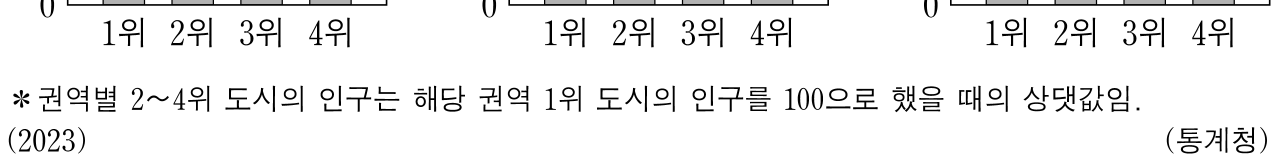
#> input picture planning/specs/exam-samples/absbar/2025_09_korgeo-q17-1.png, 2553 x 328 px, given in place of 2026_11_korgeo-q11.png, which was not available (shown at 1/2 size)
$ python overlay.py ../../specs/exam-samples/absbar/2025_09_korgeo-q17-1.png
#> lines starting #> are read from the running program, lines starting #| are printed output that depends on the picture; after the words box and inside, x2 and y2 are one past the last pixel; in counts of white or black regions, pixels touching at a corner belong together; pictures that were not available may be replaced by others from this repository, and a replacement may not be noted
### planning/tools/exam-measure/common.py
# © 2026 김용현
"""시험지 실측 도구 공통 — 표본 PDF 목록과 글꼴 이름 풀기."""
import re
import sys
from pathlib import Path

ROOT = Path(r"C:\Users\김용현\Desktop\vibecoding\tongsarang\모의고사")
SUBJECTS = {"한국지리": "korgeo", "세계지리": "wgeo", "경제": "econ", "사회문화": "socul"}
YEARS = ("2025", "2026", "2027")
MONTHS = ("06", "09", "11")
REPO = Path(__file__).resolve().parents[3]
SAMPLES = REPO / "planning" / "specs" / "exam-samples"
WORK = SAMPLES / "_work"


def utf8_stdout():
    sys.stdout.reconfigure(encoding="utf-8")


# [17 lines left out: functions exam_pdfs, font_name, not called in this run]

### planning/tools/exam-measure/overlay.py
# © 2026 김용현
"""시험지 표본 위에 다시 그린 그림을 겹친다 → exam-samples/_work/overlay/<type>-<sample>.png
두 그림의 축 틀(가장 긴 가로선 = 가로축, 그 왼쪽 끝에서 위로 = 세로축)을 찾아 맞춘다.
표본 = 빨강, 다시 그린 것 = 파랑, 겹친 잉크 = 검정."""
import sys
from pathlib import Path

import numpy as np
from PIL import Image

sys.path.insert(0, str(Path(__file__).resolve().parent))  # -I(=-P) 는 스크립트 폴더를 넣지 않는다
from common import SAMPLES, WORK, utf8_stdout

INK = 128
# 세로축 잉크를 따라 올라갈 때 건너뛸 수 있는 빈칸 (빈 기호 지름쯤)
GAP = 12
# (표본 폴더, 위에서 아래로 이어 붙일 표본 이름들, 가로로 잘라 쓸 비율) — exam-overlay-cases.ts 와 같다
PAIRS = [
    ("absbar", ["2026_11_korgeo-q11"], None),
    ("line", ["2026_11_wgeo-q10"], (0.0, 0.5)),                           # 패널 둘 중 왼쪽
    ("stacked", ["2027_09_korgeo-q14"], None),
    ("pyramid", ["2026_09_wgeo-q10", "2026_09_wgeo-q10-1"], (0.0, 0.34)),  # 가로축이 둘째 그림에 있다 · 패널 셋 중 첫째
]


def longest_run(row):
    """한 줄에서 가장 긴 잉크 연속 구간 (시작, 끝) — 없으면 None"""
    xs = np.nonzero(row)[0]
    if xs.size == 0:
        return None
    breaks = np.nonzero(np.diff(xs) > 1)[0]
    starts = np.concatenate(([0], breaks + 1))
    ends = np.concatenate((breaks, [xs.size - 1]))
    k = int(np.argmax(ends - starts))
    return int(xs[starts[k]]), int(xs[ends[k]])


def axis_frame(a):
    """(x0, x1, y_top, y_base) — 가로축 선의 시작·끝 x, 세로축 맨 위 y, 가로축 맨 아래 줄 y.

    줄마다 **이어진** 잉크 가장 긴 토막을 선으로 본다 — 줄 전체 잉크 수로 고르면 축 왼쪽의
    눈금 숫자 「0」 이 선 시작으로 잡힌다. 길이가 가로축만 한 선(닫힌 틀의 윗변, 범례 상자의 변)이
    여럿일 수 있다 — 그 왼쪽 끝(축 굵기·바깥 눈금만큼 9칸)에서 위로 이어진 잉크(세로축)가 가장 긴 선을
    가로축으로 친다."""
    ink = a < INK
    runs = [longest_run(ink[y]) for y in range(ink.shape[0])]
    lens = np.array([0 if r is None else r[1] - r[0] + 1 for r in runs])
    best = None
    for y in np.nonzero(lens >= lens.max() * 0.8)[0]:
        x0, x1 = runs[y]
        top = int(y)
        for x in range(x0, min(x0 + 9, ink.shape[1])):
            t, gap = int(y), 0
            # 축 위에 얹힌 빈 기호(흰 속)가 축을 몇 px 끊는다 — GAP 까지는 건너뛴다
            for yy in range(int(y) - 1, -1, -1):
                if ink[yy, x]:
                    t, gap = yy, 0
                else:
                    gap += 1
                    if gap > GAP:
                        break
            top = min(top, t)
        run = int(y) - top
        if best is None or run > best[0] or (run == best[0] and y > best[1]):
            best = (run, int(y), x0, x1, top)
    _, y_base, x0, x1, y_top = best
    return x0, x1, y_top, y_base


def load_sample(d, names, xfrac):
    """표본 조각들을 위아래로 이어 붙이고(같은 폭으로), 필요하면 가로로 잘라 낸다."""
    parts = [gray(SAMPLES / d / f"{n}.png") for n in names]
    w = min(p.shape[1] for p in parts)
    a = np.vstack([p[:, :w] for p in parts])
    if xfrac:
        a = a[:, int(w * xfrac[0]): int(w * xfrac[1])]
    return a


def gray(path):
    return np.array(Image.open(path).convert("L"))


def overlay(s, rendered_png, out_png):
    r = gray(rendered_png)
    sx0, sx1, sy0, sy1 = axis_frame(s)
    rx0, rx1, ry0, ry1 = axis_frame(r)
    kx = (sx1 - sx0) / max(1, rx1 - rx0)
    ky = (sy1 - sy0) / max(1, ry1 - ry0)
    r2 = Image.fromarray(r).resize((max(1, round(r.shape[1] * kx)), max(1, round(r.shape[0] * ky))), Image.BILINEAR)
    canvas = Image.new("L", (s.shape[1], s.shape[0]), 255)
    canvas.paste(r2, (round(sx0 - rx0 * kx), round(sy0 - ry0 * ky)))
    rr = np.array(canvas)
    out = np.full(s.shape + (3,), 255, np.uint8)
    si, ri = s < INK, rr < INK
    out[si & ~ri] = (220, 0, 0)
    out[ri & ~si] = (0, 90, 255)
    out[si & ri] = (0, 0, 0)
    Image.fromarray(out).save(out_png)
    return kx, ky


def main(rendered_dir):
    utf8_stdout()
    out_dir = WORK / "overlay"
    out_dir.mkdir(parents=True, exist_ok=True)
    for d, names, xfrac in PAIRS:
        name = names[0]
        rendered = Path(rendered_dir) / f"{d}-{name}.png"
        kx, ky = overlay(load_sample(d, names, xfrac), rendered, out_dir / f"{d}-{name}.png")
#> in gray, returned value is the input picture: shape (328, 2553); min 0, max 255, mean 239.8
#> in load_sample, `parts = [gray(SAMPLES / d / f"{n}.png") for n in names]`: parts = 1 item
#> in load_sample, `w = min(p.shape[1] for p in parts)`: w = 2553
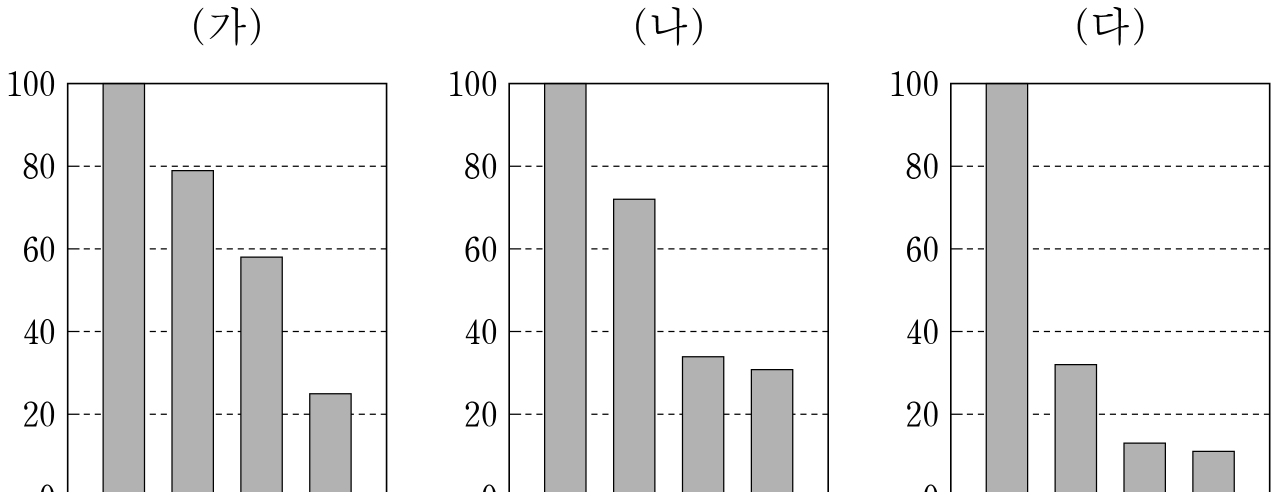
#> input picture planning/specs/exam-samples/absbar/2025_09_korgeo-q17.png, 2553 x 984 px, given in place of absbar-2026_11_korgeo-q11.png, which was not available (shown at 1/2 size)
#> in gray, returned value is the input picture: shape (984, 2553); min 0, max 255, mean 234.1
#> in axis_frame, `ink = a < INK`:
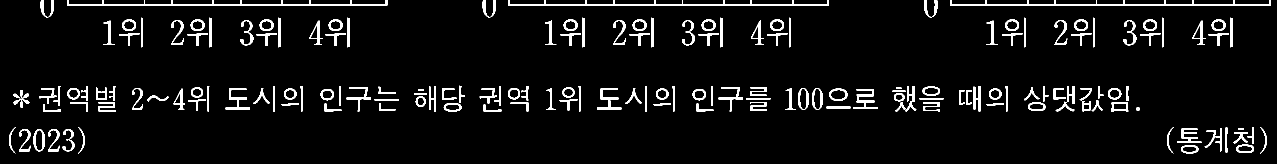
#> ink: shape (328, 2553) bool (shown at 1/2 size); 5.6% white; 171 white regions, largest, box (x1, y1, x2, y2) and area: (134, 0, 775, 12) 2781, (1900, 0, 2541, 12) 2775, (1017, 0, 1658, 12) 2774
#> in longest_run, `xs = np.nonzero(row)[0]`: xs = 115 values from 82 to 2540
#> in longest_run, `breaks = np.nonzero(np.diff(xs) > 1)[0]`: breaks = 35 values from 4 to 111
#> in longest_run, `starts = np.concatenate(([0], breaks + 1))`: starts = 36 values from 0 to 112
#> in longest_run, `ends = np.concatenate((breaks, [xs.size - 1]))`: ends = 36 values from 4 to 114
#> in longest_run, `k = int(np.argmax(ends - starts))`: k = 0
#> in axis_frame, `runs = [longest_run(ink[y]) for y in range(ink.shape[0])]`: runs = 328 items, first 6: (82, 86), (102, 107), (102, 107), (81, 86), (81, 86), (81, 86)
#> in axis_frame, `lens = np.array([0 if r is None else r[1] - r[0] + 1 for r in runs])`: lens = 328 values, max 641 at index 8, min 0 at index 95, mean 17.33
#> the loop in axis_frame, `for y in np.nonzero(lens >= lens.max() * 0.8)[0]:` made 3 passes
#> best on passes 1 to 3: (8, 8, 134, 774, 0), (9, 9, 134, 774, 0), (10, 10, 134, 774, 0)
#> in axis_frame, `_, y_base, x0, x1, y_top = best`: y_base = 10; y_top = 0
#> in overlay, `sx0, sx1, sy0, sy1 = axis_frame(s)`: sx0 = 134; sx1 = 774; sy0 = 0; sy1 = 10
#> in axis_frame (call 2), `ink = a < INK`:
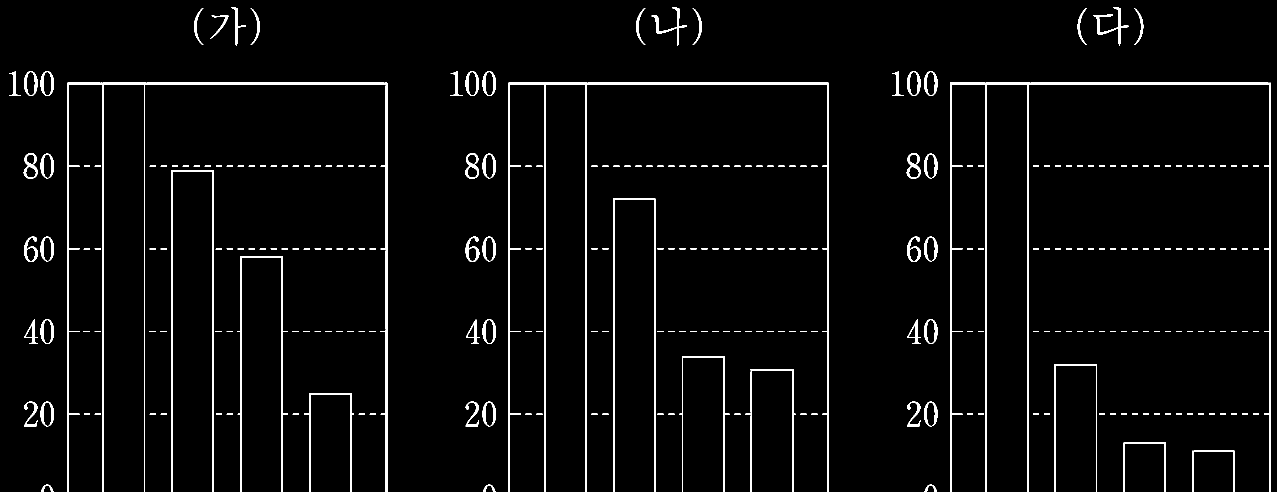
#> ink: shape (984, 2553) bool (shown at 1/2 size); 3.3% white; 281 white regions, largest, box (x1, y1, x2, y2) and area: (1900, 165, 2541, 984) 12690, (134, 165, 775, 984) 12678, (1017, 165, 1658, 984) 11879
#> in axis_frame (call 2), `runs = [longest_run(ink[y]) for y in range(ink.shape[0])]`: runs = 984 items
#> in axis_frame (call 2), `lens = np.array([0 if r is None else r[1] - r[0] + 1 for r in runs])`: lens = 984 values, max 641 at index 166, min 0 at index 0, mean 9.73
#> the loop in axis_frame (call 2), `for y in np.nonzero(lens >= lens.max() * 0.8)[0]:` made 3 passes
#> best on passes 1 to 3: (1, 166, 134, 774, 165), (2, 167, 134, 774, 165), (3, 168, 134, 774, 165)
#> in axis_frame (call 2), `_, y_base, x0, x1, y_top = best`: y_base = 168; y_top = 165
#> in overlay, `rx0, rx1, ry0, ry1 = axis_frame(r)`: rx0 = 134; rx1 = 774; ry0 = 165; ry1 = 168
#> in overlay, `kx = (sx1 - sx0) / max(1, rx1 - rx0)`: kx = 1
#> in overlay, `ky = (sy1 - sy0) / max(1, ry1 - ry0)`: ky = 3.33
#> in overlay, `r2 = Image.fromarray(r).resize((max(1, round(r.shape[1] * kx)), max(1,..`:
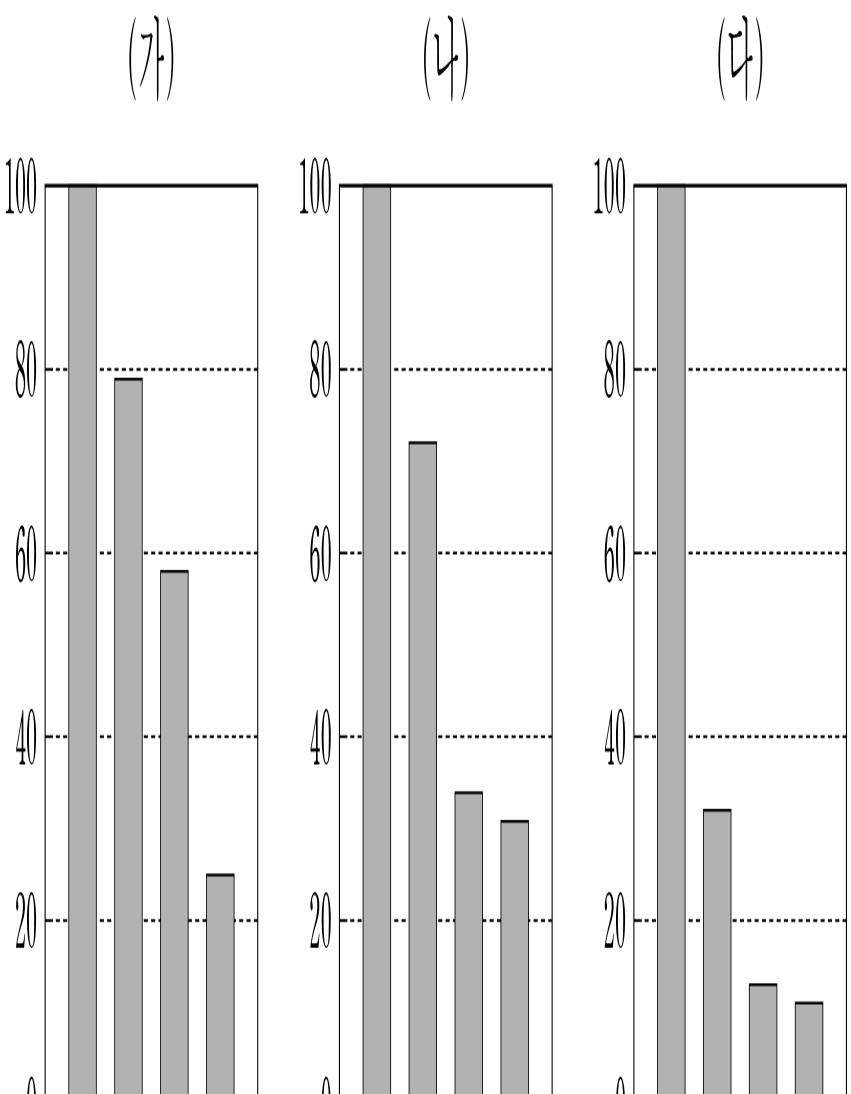
#> r2: PIL image 2553x3280 L (shown at 1/3 size); min 0, max 255, mean 234.1
#> in overlay, `canvas = Image.new("L", (s.shape[1], s.shape[0]), 255)`: canvas: PIL image 2553x328 L; every value is 255
#> in overlay, `canvas.paste(r2, (round(sx0 - rx0 * kx), round(sy0 - ry0 * ky)))`:
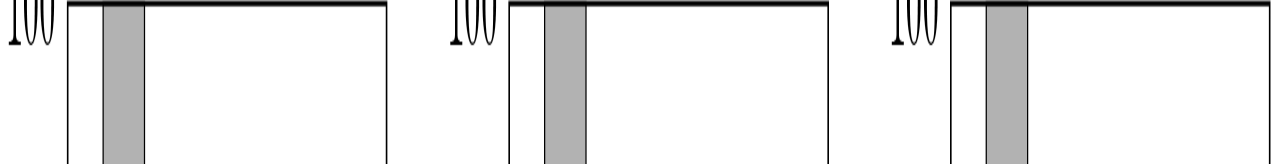
#> canvas: PIL image 2553x328 L (shown at 1/2 size); min 0, max 255, mean 236.3
#> in overlay, `si, ri = s < INK, rr < INK`:
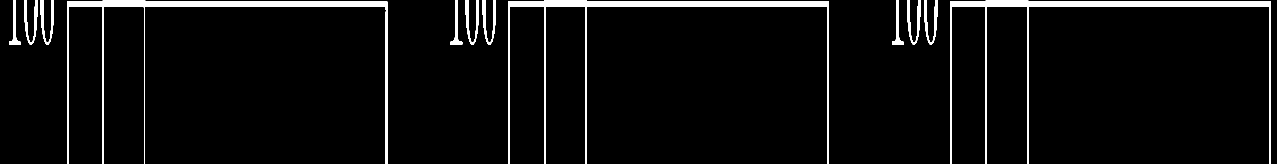
#> ri: shape (328, 2553) bool (shown at 1/2 size); 4.7% white; 12 white regions, largest, box (x1, y1, x2, y2) and area: (1900, 1, 2541, 328) 10999, (134, 1, 775, 328) 10995, (1017, 1, 1658, 328) 10685
#> in overlay, `Image.fromarray(out).save(out_png)`:
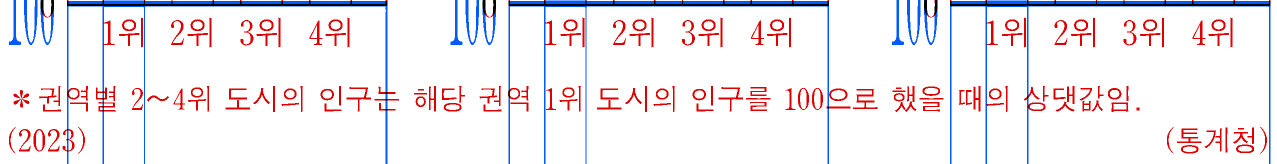
#> saved as absbar-2026_11_korgeo-q11.png: PIL image 2553x328 RGB (shown at 1/2 size); mean R, G, B 241.4, 234.8, 240.8
#> kx = 1; ky = 3.33
        print(f"{d:8s} {name}: 배율 가로 {kx:.3f} 세로 {ky:.3f}")
#| absbar   2026_11_korgeo-q11: 배율 가로 1.000 세로 3.333
    print("->", out_dir)


if __name__ == "__main__":
#> (the run stopped early here; a loop or call above may not have finished)
